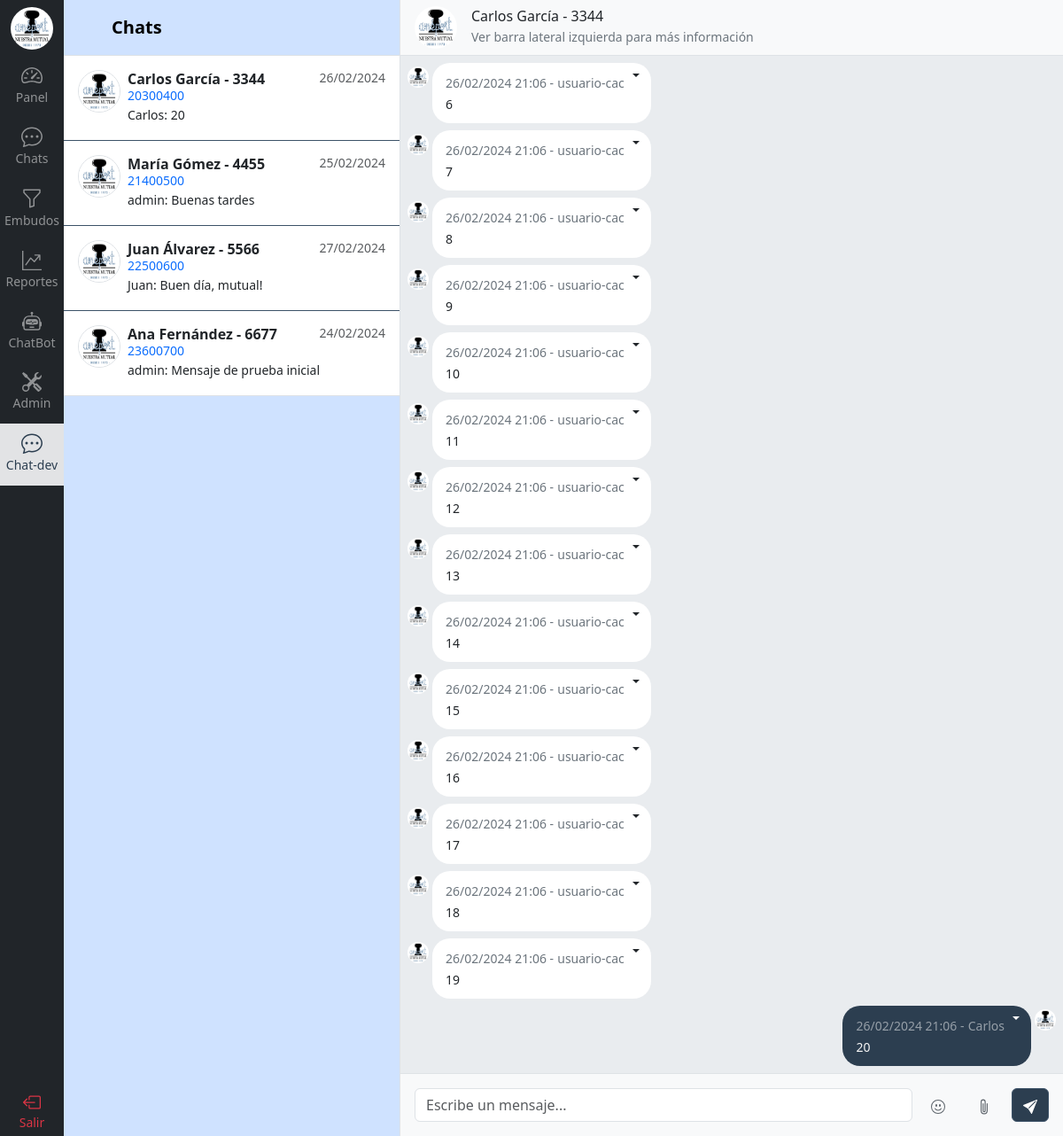
Screenshot of /contacto/chat-dev/1/ (signed in) with the database file from the repository.
### chat/models.py (models this page shows, shortened)
class Contacto(models.Model):
    nombre = models.CharField(max_length=100, null=True)
    apellido = models.CharField(max_length=100, null=True)
    dni = models.CharField(max_length=11, null=True)
    telefono = models.CharField(max_length=30)
    email = models.EmailField(max_length=60, null=True)
    empresa = models.CharField(max_length=100, null=True)
    nro_socio = models.PositiveIntegerField(null=True)

class Mensaje(models.Model):
    contacto_integracion = models.ForeignKey(ContactoIntegracion, related_name='mensajes', on_delete=models.CASCADE)
    usuario = models.ForeignKey(Usuario, related_name='mensajes', on_delete=models.CASCADE, blank=True, null=True)
    contenido = models.TextField()
    id_integracion = models.CharField(max_length=36, null=True, blank=True)  # ID del mensaje de la integración para citarlo
    mensaje_citado = models.ForeignKey('self', related_name='mensajes_citados', on_delete=models.CASCADE, blank=True, null=True)
    recibido = models.DateTimeField(null=True)  # Verificar con la API
    leido = models.DateTimeField(null=True)  # Verificar con la API
    fecha_hora = models.DateTimeField(auto_now_add=True)
    class Meta:
        ordering = ('fecha_hora',)
        verbose_name_plural = 'Mensajes'

### usuario/models.py (models this page shows)
class Usuario(AbstractUser):
    perfil = models.ForeignKey(Perfil, related_name="usuarios",on_delete=models.CASCADE, null=True, blank=True)
    class Meta:
        verbose_name_plural = 'Usuarios'
    def __str__(self):
        return self.username
    def sectores_permitidos(self):
        if self.perfil:
            return self.perfil.perfiles_sectores.first().sectores.all()

### chat/views.py (the view)
# urls.py: path('chat-dev/<int:id>/', views.chat, name='chat-dev'),
@login_required
def chat(request, id):
    sectores_permitidos = request.user.sectores_permitidos()
    contacto = get_object_or_404(Contacto.objects.prefetch_related('contacto_integraciones__integracion'), id=id)
    if not contacto.contacto_integraciones.first().contacto_tareas.first().sector_tarea.sector in sectores_permitidos:
        return render(request, 'restringido.html')
    contacto_integracion = contacto.contacto_integraciones.first()
    integracion = contacto_integracion.integracion.nombre
    contacto_tarea = contacto_integracion.contacto_tareas.first()
    sector_tarea = contacto_tarea.sector_tarea
    sectores = Sector.objects.prefetch_related('sectortarea_set').all()
    contacto_mensajes = Mensaje.objects.filter(contacto_integracion__contacto=contacto).order_by('-fecha_hora')[:MENSAJES_POR_PAGINA]  # Ver cómo manejar esto si hay muchos mensajes
    contacto_mensajes = sorted(contacto_mensajes, key=lambda x: x.fecha_hora)
    contactos = Contacto.objects.annotate(
        last_message_content=Subquery(
            Mensaje.objects.filter(contacto_integracion=OuterRef('pk')).values('contenido').order_by('-fecha_hora')[:1]
        ),
        last_message_date=Subquery(
            Mensaje.objects.filter(contacto_integracion=OuterRef('pk')).values('fecha_hora').order_by('-fecha_hora')[:1]
        ),
        last_message_user=Subquery(
            Mensaje.objects.filter(contacto_integracion=OuterRef('pk')).values('usuario__username').order_by('-fecha_hora')[:1]
        )
    )
    nombres_usuarios = list(Usuario.objects.values_list('username', flat=True))
    context = {
        'contacto': contacto,
        'contacto_mensajes': contacto_mensajes,
        'contactos': contactos,
        'integracion': integracion,
        'sector_tarea': sector_tarea,
        'embudos': sectores,
        'usuario_asignado': contacto_tarea.usuario,
        'usuarios': nombres_usuarios,
        'debug': DEBUG
    }
    if re.search('/contacto/chat-dev/', request.path):  # Para Tests
        return render(request, 'chat/chatsdev.html', context)
    else:
        return render(request, 'chat/detalle_chat.html', context)

### templates/chat/chatsdev.html (shortened to what this page needs)
{% extends 'base.html' %}
{% load static %}
{% load humanize %}
{% block content %}
{% include 'navbar.html' %}
  <div class="d-flex flex-column align-items-stretch flex-shrink-0 bg-primary-subtle border-end" style="width: 380px;">
      <a href="/" class="d-flex align-items-center flex-shrink-0 p-3 link-body-emphasis text-decoration-none border-bottom">
        <svg class="bi pe-none me-2" width="30" height="24"><use xlink:href="#bootstrap"></use></svg>
        <span class="fs-5 fw-semibold">Chats</span>
      </a>
      <div id="room-list" class="list-group list-group-flush border-bottom overflow-y-scroll">
        {% for contacto in contactos %}
        <a id="{{ contacto.nro_socio }}" href="{% url 'contacto:chat-dev' contacto.id %}" class="d-flex gap-2 list-group-item py-3 lh-sm">
          <div>
            <img src="{% static 'img/logo.png' %}" alt="mdo" width="48" height="48" class="rounded-circle border">
          </div>
          <div class="w-100">
            <div class="d-flex justify-content-between">
              <div class="d-flex flex-column mb-1">
                {% if contacto.nombre %}
                  <strong>{{ contacto.nombre }} {{ contacto.apellido}} - {{ contacto.nro_socio }}</strong>
                {% else %}
                  <strong>{{ contacto.telefono }}</strong>
                {% endif %}
                <small class="text-primary">{{ contacto.dni }}</small>
              </div>
              <small class="text-body-secondary message-date">
                {% now "d/m/Y" as todays_date %}
                {% if todays_date == contacto.last_message_date|date:"d/m/Y" %}
                  {{ contacto.last_message_date|time:"H:i" }}
                {% else %}
                  {{ contacto.last_message_date|date:"d/m/Y" }}
                {% endif %}
              </small>
            </div>
            <div class="col-10 mb-1 small">
              {% if contacto.last_message_user %}
                {{ contacto.last_message_user }}:
              {% else %}
                {{ contacto.nombre }}:
              {% endif %}
              {{ contacto.last_message_content|truncatechars:50 }}
            </div>
          </div>
      </a>
        {% endfor %}
      </div>
  </div>
  {% now "d/m/Y" as test %}
  {% if contacto_mensajes %}
    {% include 'chat/components/caja_chat.html' %}
  {% else %}
    <div class="flex-grow-1 d-flex align-items-center justify-content-center bg-body-tertiary">
      <p class="text-secondary">Seleccione un chat para enviar mensajes</p>
    </div>
  {% endif %}
{% endblock %}

### templates/chat/components/caja_chat.html (shortened to what this page needs)
{% load static %}
<div class="d-flex flex-column justify-content-between w-100 scroll-white position-relative">
    <div class="d-flex align-items-center gap-3 text-decoration-none p-3 border-bottom bg-body-tertiary" style="height: 63px">
      <img src="{% static 'img/logo.png' %}" alt="ameport_logo" width="48" height="48" class="rounded-circle">
      <div>
        {% if contacto.nombre %}
            <h6 class="m-0">{{ contacto.nombre }} {{ contacto.apellido}} - {{ contacto.nro_socio }}</h6>
        {% else %}
            <h6 class="m-0">{{ contacto.telefono }}</h6>
        {% endif %}
        <p class="m-0 text-secondary"><small>Ver barra lateral izquierda para más información</small></p>
      </div>
    </div>
    <div id="chat-messages" class="d-flex flex-column gap-2 bg-body-secondary p-2 h-100 overflow-y-scroll">
        {% for mensaje in contacto_mensajes %}
            {% if test %}
                {% if mensaje.usuario %}
                    {% include 'chat/components/caja_chat_mensaje_izq.html' %}
                {% else %}
                    {% include 'chat/components/caja_chat_mensaje_der.html' %}
                {% endif %}
            {% else %}
                {% if mensaje.usuario %}
                    {% include 'chat/components/caja_chat_mensaje_der.html' %}
                {% else %}
                    {% include 'chat/components/caja_chat_mensaje_izq.html' %}
                {% endif %}
            {% endif %}
        {% endfor %}
    </div>
    <div class="bg-body-tertiary p-3 border-top">
        <form id="form-chat-submit" class="d-flex justify-content-center align-items-center gap-2" method="POST" enctype="multipart/form-data">
            <input class="form-control" type="text" id="chat-message-input" placeholder="Escribe un mensaje...">
            <button id="emojiButton" type="button" class="btn btn-light">
            </button>
            <div class="dropup-center dropup">
                <button id="attached-button" class="btn btn-light" type="button" data-bs-toggle="dropdown" aria-expanded="false">
                    <svg xmlns="http://www.w3.org/2000/svg" width="20" height="18" fill="currentColor" class="bi bi-paperclip" viewBox="0 0 16 16">
                        <path d="M4.5 3a2.5 2.5 0 0 1 5 0v9a1.5 1.5 0 0 1-3 0V5a.5.5 0 0 1 1 0v7a.5.5 0 0 0 1 0V3a1.5 1.5 0 1 0-3 0v9a2.5 2.5 0 0 0 5 0V5a.5.5 0 0 1 1 0v7a3.5 3.5 0 1 1-7 0z"/>
                    </svg>
                </button>
            </div>
            <div class="toast-container position-fixed p-3" style="right: 10px; bottom: 65px;">
            </div>
            <button id="chat-message-submit" class="btn btn-primary">
            </button>
        </form>
    </div>
</div>

### templates/chat/components/caja_chat_mensaje_izq.html (shortened to what this page needs)
{% load static %}
<div style="max-width: 60%;" class="align-self-start d-flex flex-column">
    <div class="d-flex gap-1 ">
        <img src="{% static 'img/logo.png' %}" alt="" width="24" height="24" class="mt-1 rounded-circle">
        <div id="{{ mensaje.id_integracion }}" class="bg-white caja-mensaje-chat position-relative" data-side="left">
            <div class="mensaje-cabecera">
                <small class="text-secondary">{{ mensaje.fecha_hora|date:"d/m/Y" }} {{ mensaje.fecha_hora|time:"H:i" }} -</small>
                <small class="text-secondary">
                    {% if mensaje.usuario %}
                        {{ mensaje.usuario }}
                    {% else %}
                        {% if contacto.nombre %}
                            {{ contacto.nombre }}
                        {% else %}
                            {{ contacto.telefono }}
                        {% endif %}
                    {% endif %}
                </small>
            </div>
            <small class="mensaje-contenido">{{ mensaje.contenido|linebreaksbr|safe }}</small>
            <div class="dropdown dropdown-start position-absolute top-0" style="right: 5px">
                <button class="btn py-0 px-2 dropdown-toggle text-dark" type="button" data-bs-toggle="dropdown" aria-expanded="false" style="border: none !important; outline: none;"></button>
            </div>
        </div>
    </div>
</div>

### templates/chat/components/caja_chat_mensaje_der.html (shortened to what this page needs)
{% load static %}
<div style="max-width: 60%;" class="align-self-end d-flex flex-column">
    <div class="d-flex flex-row-reverse gap-1 ">
        <img src="{% static 'img/logo.png' %}" alt="" width="24" height="24" class="mt-1 rounded-circle">
        <div id="{{ mensaje.id_integracion }}" class="bg-union caja-mensaje-chat position-relative" data-side="right">
            <div class="mensaje-cabecera">
                <small class="text-white-50">{{ mensaje.fecha_hora|date:"d/m/Y" }} {{ mensaje.fecha_hora|time:"H:i" }} -</small>
                <small class="text-white-50">
                    {% if mensaje.usuario %}
                        {{ mensaje.usuario }}
                    {% else %}
                        {% if contacto.nombre %}
                            {{ contacto.nombre }}
                        {% else %}
                            {{ contacto.telefono }}
                        {% endif %}
                    {% endif %}
                </small>
            </div>
            <small class="mensaje-contenido">{{ mensaje.contenido|linebreaksbr|safe }}</small>
            <div class="dropdown dropdown-start position-absolute top-0" style="right: 5px">
                <button class="btn py-0 px-2 dropdown-toggle text-white" type="button" data-bs-toggle="dropdown" aria-expanded="false" style="border: none !important; outline: none;"></button>
            </div>
        </div>
    </div>
</div>

### static/css/style.css (style rules this page uses)
:root { --primary-color: rgb(44, 62, 80); --primary-hover-color: #3c5268; --primary-light-color: rgb(80, 107, 133); --secondary-color: #FFFFFF; --secondary-light-color: #dee2e7; }
.bg-union { background-color: var(--primary-color); color: #f5f5f5; }
.list-group-item { border-color: var(--primary-hover-color); }
.btn-primary { background-color: var(--primary-color) !important; border-color: var(--primary-hover-color) !important; }
.btn-light { color: #5C636A; }
.caja-mensaje-chat { padding: 10px 30px 10px 15px; border-radius: 20px; }

### rows the page displays
Contacto: nombre "Carlos", apellido "García", nro_socio "3344", dni "20300400", last_message_date "26/02/2024", last_message_content "20"
Contacto: nombre "María", apellido "Gómez", nro_socio "4455", dni "21400500", last_message_date "25/02/2024", last_message_user "admin", last_message_content "Buenas tardes"
Contacto: nombre "Juan", apellido "Álvarez", nro_socio "5566", dni "22500600", last_message_date "27/02/2024", last_message_content "Buen día, mutual!"
Contacto: nombre "Ana", apellido "Fernández", nro_socio "6677", dni "23600700", last_message_date "24/02/2024", last_message_user "admin", last_message_content "Mensaje de prueba inicial"
Mensaje: fecha_hora "26/02/2024", fecha_hora "21:06", usuario "usuario-cac", contenido "6"
Mensaje: fecha_hora "26/02/2024", fecha_hora "21:06", usuario "usuario-cac", contenido "7"
Mensaje: fecha_hora "26/02/2024", fecha_hora "21:06", usuario "usuario-cac", contenido "8"
Mensaje: fecha_hora "26/02/2024", fecha_hora "21:06", usuario "usuario-cac", contenido "9"
Mensaje: fecha_hora "26/02/2024", fecha_hora "21:06", usuario "usuario-cac", contenido "10"
Mensaje: fecha_hora "26/02/2024", fecha_hora "21:06", usuario "usuario-cac", contenido "11"
Mensaje: fecha_hora "26/02/2024", fecha_hora "21:06", usuario "usuario-cac", contenido "12"
Mensaje: fecha_hora "26/02/2024", fecha_hora "21:06", usuario "usuario-cac", contenido "13"
Mensaje: fecha_hora "26/02/2024", fecha_hora "21:06", usuario "usuario-cac", contenido "14"
Mensaje: fecha_hora "26/02/2024", fecha_hora "21:06", usuario "usuario-cac", contenido "15"
Mensaje: fecha_hora "26/02/2024", fecha_hora "21:06", usuario "usuario-cac", contenido "16"
Mensaje: fecha_hora "26/02/2024", fecha_hora "21:06", usuario "usuario-cac", contenido "17"
Mensaje: fecha_hora "26/02/2024", fecha_hora "21:06", usuario "usuario-cac", contenido "18"
Mensaje: fecha_hora "26/02/2024", fecha_hora "21:06", usuario "usuario-cac", contenido "19"
Mensaje: fecha_hora "26/02/2024", fecha_hora "21:06", contenido "20"
